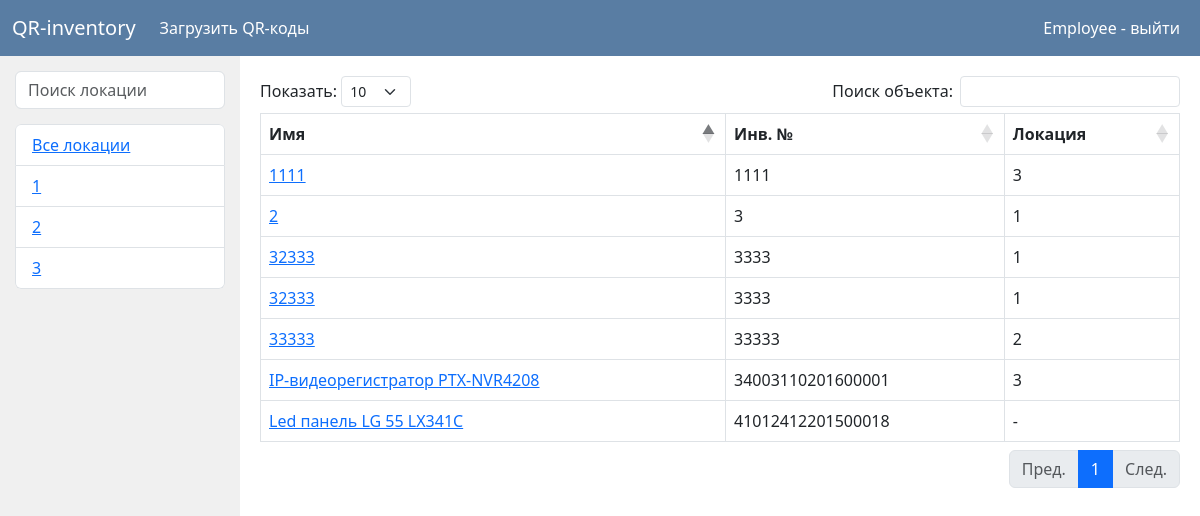
Before: / (signed in) with the older database file.
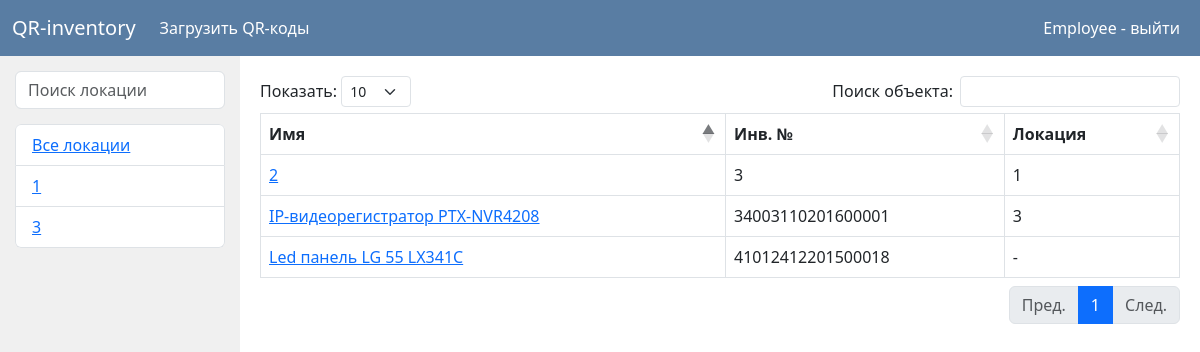
After: the same page with the newer database file.
### data/users.py (models this page shows, shortened)
class User(SqlAlchemyBase, UserMixin, SerializerMixin):
    __tablename__ = 'users'
    id = sqlalchemy.Column(sqlalchemy.Integer,
                           primary_key=True, autoincrement=True)
    name = sqlalchemy.Column(sqlalchemy.String)
    email = sqlalchemy.Column(sqlalchemy.String,
                              index=True, unique=True, nullable=True)
    hashed_password = sqlalchemy.Column(sqlalchemy.String, nullable=True)
    role = sqlalchemy.Column(sqlalchemy.Integer, sqlalchemy.ForeignKey('roles.id'))
    def is_admin(self):
        if str(self.role) == '1':
            return True
        return False

### data/places.py (models this page shows)
class Place(SqlAlchemyBase, SerializerMixin):
    __tablename__ = 'places'
    id = sqlalchemy.Column(sqlalchemy.Integer,
                           primary_key=True, autoincrement=True)
    text = sqlalchemy.Column(sqlalchemy.String)

### data/objects.py (models this page shows, shortened)
class Object(SqlAlchemyBase, SerializerMixin):
    __tablename__ = 'objects'
    id = sqlalchemy.Column(sqlalchemy.Integer,
                           primary_key=True, autoincrement=True)
    name = sqlalchemy.Column(sqlalchemy.String, nullable=True)
    serial_number = sqlalchemy.Column(sqlalchemy.String, nullable=True)
    obj_place = sqlalchemy.Column(sqlalchemy.Integer, sqlalchemy.ForeignKey('places.id'),
                                  nullable=True)
    responsible_id = sqlalchemy.Column(sqlalchemy.Integer, sqlalchemy.ForeignKey('users.id'),
                                  nullable=True)
    checked = sqlalchemy.Column(sqlalchemy.Integer, nullable=True, default=1)

### front/user_pages.py (the view)
@app.route('/')
@login_required
def all_objects():
    if current_user.is_admin():
        return redirect('/admin')
    db_sess = db_session.create_session()
    objects = db_sess.query(Object).filter(Object.responsible_id == current_user.id)
    places = db_sess.query(Place)
    user_places = set()
    for obj in db_sess.query(Object).filter(Object.responsible_id == current_user.id):
        if places.get(obj.obj_place):
            user_places.add(places.get(obj.obj_place).id)
    user_places = places.filter(Place.id.in_(list(user_places)))
    return render_template("user/main_page.html", objects=objects, user_places=user_places, places=places, title='QR-inventory')

### data/db_session.py (called while the page is built)
def create_session() -> Session:
    global __factory
    return __factory()

### flask_app.py (called while the page is built)
@login_manager.user_loader
def load_user(user_id):
    return db_sess.query(User).get(user_id)

### templates/user/main_page.html (shortened to what this page needs)
{% extends "user/base.html" %}
{% block content %}
    <div class="main_container">
    <div class="places">
        <input class="form-control" id="placesSearch" type="text" placeholder="Поиск локации">
        <ul class="list-group" id="placesList">
            <li class="list-group-item"><a href="/"> Все локации </a></li>
            {% for place in user_places %}
                <li class="list-group-item"><a href="/{{ place.id }}"> {{ place.text }}</a></li>
            {% endfor %}
        </ul>
    </div>
    <div class="objects">
        <table class="table table-bordered" id="objTable">
            <thead>
            <tr>
                <th>Имя</th>
                <th>Инв. №</th>
                <th>Локация</th>
            </tr>
            </thead>
            <tbody>
            {% for obj in objects %}
                <tr>
                    <td><a href="/object/{{ obj.id }}"> {{ obj.name }} </a></td>
                    <td> {{ obj.serial_number }} </td>
                    {% if places.get(obj.obj_place) %}
                        <td> {{ places.get(obj.obj_place).text }} </td>
                    {% else %}
                        <td> -</td>
                    {% endif %}
                </tr>
            {% endfor %}
            </tbody>
        </table>
    </div>
{% endblock %}

### templates/user/base.html (shortened to what this page needs)
<!doctype html>
<html lang="en">
<head>
    <link href="https://cdn.jsdelivr.net/npm/bootstrap@5.3.0-alpha3/dist/css/bootstrap.min.css" rel="stylesheet"
>
    <link rel="stylesheet" href="https://cdn.datatables.net/1.13.4/css/dataTables.bootstrap5.min.css">
    <link rel="stylesheet" href="/static/style.css">
    <link rel="stylesheet" href="https://cdnjs.cloudflare.com/ajax/libs/font-awesome/4.7.0/css/font-awesome.min.css">
</head>
<body>
<header>
    <nav class="navbar navbar-expand-lg">
        <div class="container-fluid">
            <a class="navbar-brand" href="/"> QR-inventory </a>
            <div class="collapse navbar-collapse" id="navbarNav">
                <ul class="navbar-nav">
                    <li class="nav-item">
                        <a class="nav-link" href="/download_qr">Загрузить QR-коды</a>
                    </li>
                </ul>
            </div>
            <div class="d-flex">
                {% if current_user.is_authenticated %}
                    <a class="nav-link me-2" href="/logout"> {{ current_user.name }} - выйти </a>
                {% else %}
                    <a class="btn btn-primary me-2" href="/register">Зарегистрироваться</a>
                    <a class="btn btn-primary" href="/login">Войти</a>
                {% endif %}
            </div>
        </div>
    </nav>
</header>
<main role="main" class="main_block">
    {% block content %}{% endblock %}
</main>
</body>
</html>

### static/style.css (style rules this page uses)
li { list-style-type:none; }
.nav-link { color: #ffffff; }
.navbar-brand { color: #ffffff; }
.navbar { background-color: #597da3; color: #ffffff; }
.main_container { display: grid; height: calc(100vh - 70px); grid-template-columns: 20% 80%; grid-template-areas: "places objects"; }
.places { background-color: #F0F0F0; height: calc(100vh - 70px); padding: 15px; grid-area: places; }
#placesSearch { margin-bottom: 15px; }
#placesList { max-height: calc(100vh - 165px); overflow-y: scroll; }
.objects { grid-area: objects; }

Changed rows visible on the page:
no longer on this page (row unchanged): Place: text "2"
removed Object: name "1111", serial_number "1111", get "3"
removed Object: name "32333", serial_number "3333", get "1"
removed Object: name "32333", serial_number "3333", get "1"
removed Object: name "33333", serial_number "33333", get "2"
